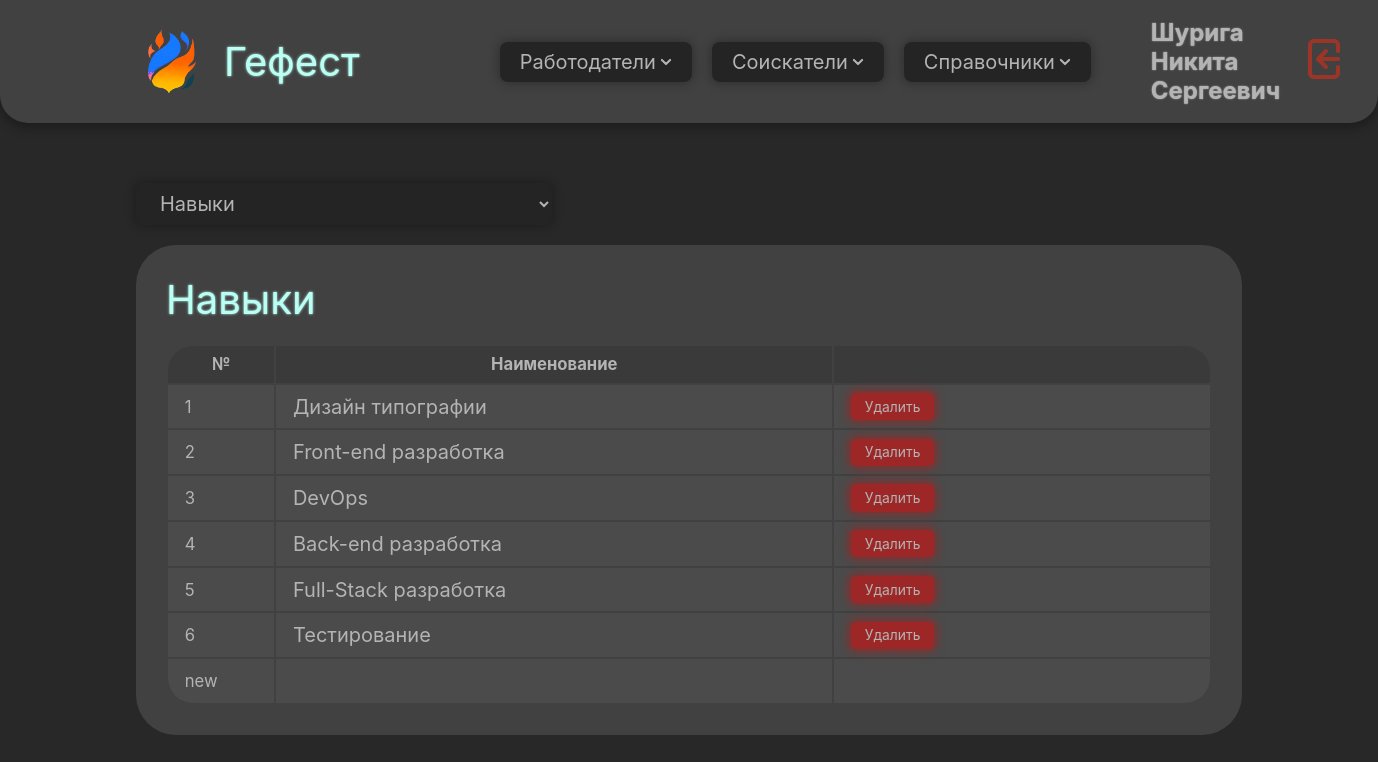
The app's page /references/Skill/ (signed in) with its own data.
### domain/models.py (models this page shows, shortened)
class CustomUser(AbstractUser):
    patronymic = models.CharField(max_length=255, blank=False, null=False, verbose_name='Отчество')
    phone_number = PhoneNumberField(region="RU", blank=False, null=False, verbose_name='Номер телефона')
    profile_photo = models.ImageField(blank=True, null=True, verbose_name='Фото профиля', upload_to='user_photos')
    class Meta:
        verbose_name = 'Пользователь'
        verbose_name_plural = 'Пользователи'

class Skill(models.Model):
    name = models.CharField(max_length=100, blank=False, null=False, verbose_name='Наименование')
    class Meta:
        verbose_name = 'Навык'
        verbose_name_plural = 'Навыки'

### domain/views/general_views.py (the view, shortened to what this page needs)
# urls.py: path('references/', references_view, name='references'),
def references_view(request, reference='OrganizationalLegalForm'):
    references_dict = {
        'OrganizationalLegalForm': [OrganizationalLegalForm, 'Организационно-правовые формы'],
        'Skill': [Skill, 'Навыки'],
        'Specialization': [Specialization, 'Специализации'],
        'SoftwareAndHardwareTool': [SoftwareAndHardwareTool, 'Программно-технические средства'],
        'WorkSchedule': [WorkSchedule, 'Графики работы'],
        'EducationLevel': [EducationLevel, 'Уровень образования'],
        'Position': [Position, 'Должность'],
    }
    if reference in references_dict:
        selected_model = references_dict[reference][0]
        display_model = selected_model.objects.all()
        display_name = selected_model._meta.verbose_name_plural
        fields_names = [field for field in selected_model._meta.get_fields() if
                        not field.is_relation and field.name != 'id']
        response = {
            'model': display_model,
            'display_name': display_name,
            'fields_names': fields_names,
            'references_dict': references_dict,
            'reference': reference
        }
        return render(request, 'references/references.html', response)
    else:
        error_message = f"Справочник {reference} не найден"
        error_page_url = reverse('error_page', kwargs={'error_message': error_message})
        return redirect(error_page_url)

### domain/context_processors.py (called while the page is built)
def user(request):
    return {'user': auth(request)['user']}

### domain/filters.py (called while the page is built)
@register.filter(name='get_value')
def get_value(obj, field_name):
    return getattr(obj, field_name, None)

### domain/templates/references/references.html (shortened to what this page needs)
{% extends 'base.html' %}
{% load filters %}
{% load static %}
{% block content %}
    <section class="split-section flex-vertical gap-2em">
        <div class="content-block flex-vertical gap-1em">
            <select name="reference-select" class="button" onchange="window.location.href = (this.value)">
                {% for reference, value in references_dict.items %}
                    <option value="{% url 'references' reference %}"
                            {% if value.1 == display_name %}selected{% endif %}>
                        {{ value.1 }}
                    </option>
                {% endfor %}
            </select>
            <div class="content-box flex-vertical gap-1em">
                <div class="content flex-vertical gap-1em">
                    <h1 class="title">{{ display_name }}</h1>
                    <table class="table">
                        <tr>
                            <th>№</th>
                            {% for field in fields_names %}
                                <th>{{ field.verbose_name }}</th>
                            {% endfor %}
                            <th></th>
                        </tr>
                        {% for item in model %}
                            <tr>
                                <form method="POST" action="{% url 'references' reference %}">
                                    <td>{{ forloop.counter }}</td>
                                    {% for field in fields_names %}
                                        {% with field_value=item|get_value:field.name %}
                                            <td><input type="text"
                                                       id="{{ field.name }}_{{ item.id }}"
                                                       name="{{ field.name }}"
                                                       value="{{ field_value }}"
                                                       class="input-field-in-table"
                                                       onchange="document.getElementById('Button_{{ item.id }}').style.visibility = 'visible';"
                                                       maxlength="{{ field.max_length }}"
                                            >
                                            </td>
                                        {% endwith %}
                                    {% endfor %}
                                    <td class="flex-horizontal gap-1em">
                                        <button id="Button_{{ item.id }}_delete" type="submit" name="delete_item"
                                                class="button reject text-size-smaller">
                                            Удалить
                                        </button>
                                    </td>
                                </form>
                            </tr>
                        {% endfor %}
                        <tr>
                            <td class="row-1em">new</td>
                            <form method="POST" action="{% url 'references' reference %}">
                                {% for field in fields_names %}
                                    <td><input id="{{ field.name }}_new" type="text" class="input-field-in-table"
                                               name="{{ field.name }}"
                                               maxlength="{{ field.max_length }}"
                                               onchange="document.getElementById('Button_new').style.visibility = 'visible';"
                                               {% if forloop.first %}autofocus{% endif %}>
                                    </td>
                                {% endfor %}
                                <td>
                                </td>
                            </form>
                        </tr>
                    </table>
                </div>
            </div>
        </div>
    </section>
{% endblock %}

### domain/templates/components/navbar.html (shortened to what this page needs)
{% load static %}
{% block content %}
    <div class="nav-bar flex-horizontal gap-1em">
        <div class="nav-part flex-horizontal gap-1em">
            <a href="{% url 'home' %}">
            <div class="flex-horizontal gap-1em">
                <div class="logo-container">
                    <img src="{% static 'images/logo.png' %}" class="logo"/>
                </div>
                <div class="title" style="padding-right: 3em;">Гефест</div>
            </div>
                </a>
            <div class="button">
                Работодатели
                <img src="{% static 'icons/arrow-down.svg' %}" class="icon">
            </div>
            <button class="button">
                Соискатели
                <img src="{% static 'icons/arrow-down.svg' %}" class="icon">
            </button>
            <button class="button">
                Справочники
                <img src="{% static 'icons/arrow-down.svg' %}" class="icon">
            </button>
        </div>
        <div class="nav-part flex-horizontal gap-1em">
            <h2 class="text1">{{ user.last_name }} {{ user.first_name }} {{ user.patronymic }}</h2>
            <a href="{% url 'logout' %}">
                <img src="{% static 'icons/logout.svg' %}" class="logout-button"/>
            </a>
        </div>
    </div>
{% endblock content %}

### static/css/styles.css (style rules this page uses)
* { font-size: 20px; padding: 0; margin: 0; font-family: Inter, serif; color: var(--text-color); text-decoration: none; }
.body { background: var(--body-bg); display: block; flex-direction: column; align-items: center; height: 100%; width: 100%; }
.nav-bar { position: sticky; height: 100%; margin: auto; padding: 0.5em 6em; justify-content: space-between; align-items: center; border-radius: 0 0 1.4em 1.4em; background: var(--table-bg); box-shadow: 0 0.2em 0.5em 0.1em var(--element-shadow); }
.nav-part { height: 100%; padding: 0.4em 1em; justify-content: flex-start; flex-wrap: nowrap; }
.logout-button { filter: brightness(0) saturate(100%) invert(24%) sepia(29%) saturate(4645%) hue-rotate(345deg) brightness(83%) contrast(84%); }
.logo { align-self: stretch; object-fit: contain; }
.logo-container { width: 3.2em; aspect-ratio: 1 / 1; justify-content: center; align-items: center; display: flex }
.title { color: var(--title-color); font-size: 2em; font-weight: 400; word-wrap: break-word; text-shadow: 0 0 0.065em var(--title-color); }
.button { display: flex; justify-content: flex-start; align-items: center; border-style: none; border-radius: 0.4em; background: var(--button-bg); padding: 0.4em 1em; gap: 0.2em; box-shadow: 0 0 0.5em 0.1em var(--element-shadow); width: fit-content; }
.icon { filter: brightness(0) saturate(100%) invert(79%) sepia(16%) saturate(8%) hue-rotate(316deg) brightness(90%) contrast(87%); }
.split-section { flex: 1; width: auto; height: fit-content; }
.content-box { margin: 0; border-radius: 2em; background: var(--table-bg); }
.content-block { width: 100%; height: 100%; }
.content-box .content { flex: 1; padding: 1.5em; }
.text1 { font-size: larger; text-shadow: 0 0 0.07em var(--text-color); }
button.reject { background: var(--reject-bg); box-shadow: 0 0 0.6em 0.2em var(--reject-shadow); }
.table { display: table; flex: 1; border-radius: 1.5em; table-layout: auto; background: var(--table-bg); }
th { background: var(--th-bg); padding: 0.5em 1em; font-size: smaller; }
th:first-child { border-top-left-radius: 1.5em; }
th:last-child { border-top-right-radius: 1.5em; max-width: 10%; }
td { padding: 0.5em 1em; background: var(--td-bg); white-space: nowrap; word-wrap: break-word; font-size: smaller; }
tr:last-child td:first-child { border-radius: 0 0 0 1.5em; }
tr:last-child td:last-child { border-radius: 0 0 1.5em 0; }
tr td:last-child { border-right: none; }
.flex-horizontal { display: flex; flex-direction: row; align-items: center; }
.flex-horizontal.gap-1em { gap: 1em; }
.flex-vertical { display: flex; flex-direction: column; }
.flex-vertical.gap-1em { gap: 1em; }
.flex-vertical.gap-2em { gap: 2em; }
.text-size-smaller, .text-size-smaller:hover, .text-size-smaller:focus { font-size: smaller; }
.input-field-in-table { background: none; padding: 0; border: none; width: 100%; }

### static/css/darkcolors.css (style rules this page uses)
:root { --button-bg: #242424; --body-bg: #282828; --common-bg: #303030; --th-bg: #3a3a3a; --table-bg: #414141; --hover-bg: #464646; --td-bg: #4b4b4b; --div-bg: #4f4f4f; --text-color: #B4B4B4; --text-hover: #d0d0d0; --title-color: #BAFFF3; --element-shadow: rgba(0, 0, 0, 0.25); --shadow-next: rgba(48, 48, 48, 0.8); --error-color: #FF3838; --submit-bg: #279d52; --submit-shadow: rgba(39, 157, 82, 0.8); --submit-hover: #35d781; --submit-hover-shadow: rgba(53, 215, 129, 0.95); --reject-bg: #9D2727; --reject-shadow: rgba(150, 39, 39, 0.8); --reject-hover: #D73535; --reject-hover-shadow: rgba(215, 53, 53, 0.95); }

### records on screen
CustomUser: last_name "Шурига", first_name "Никита", patronymic "Сергеевич"
Skill: name "Дизайн типографии"
Skill: name "Front-end разработка"
Skill: name "DevOps"
Skill: name "Back-end разработка"
Skill: name "Full-Stack разработка"
Skill: name "Тестирование"

### other values on screen
{{ display_name }} "Навыки"
{{ field.verbose_name }} "Наименование"
form field reference-select "Навыки"
